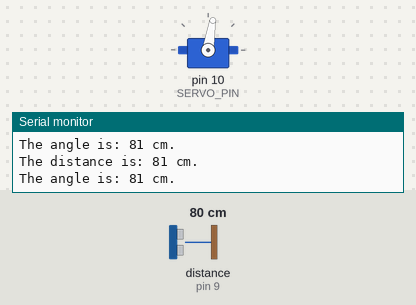
The sketch below on a simulated Arduino Uno, built with avr-gcc and run on an emulated ATmega328P. On the bench: servo, the last lines printed to the serial monitor. Inputs (shaded band) come from the test bench; at power-on: distance to the obstacle (sensor on pin 9) 80 cm. The echo pulse lasts 58.3 µs per cm.

Above: at 1.2 s.
1.3 s: distance to the obstacle (sensor on pin 9) set to 2 cm
At 2.0 s:
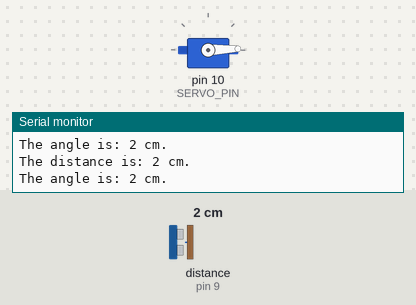
3.0 s: distance to the obstacle (sensor on pin 9) set to 35 cm
At 3.6 s:
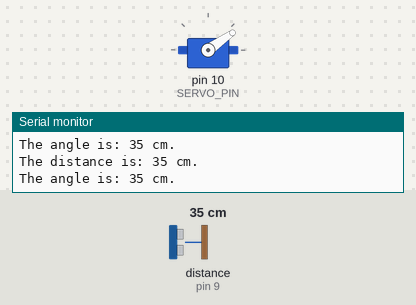
4.5 s: distance to the obstacle (sensor on pin 9) set to 60 cm
At 5.5 s:
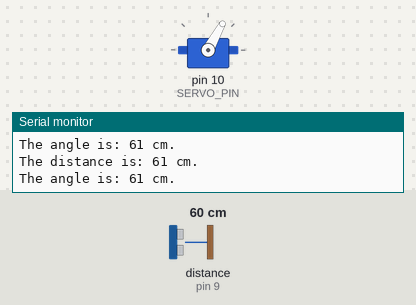
6.0 s: distance to the obstacle (sensor on pin 9) set to 120 cm
At 6.6 s:
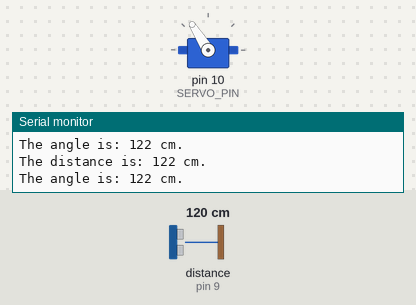
Timing chart, 0 to 8.6 s (numbered marks = the images above; inputs shaded):
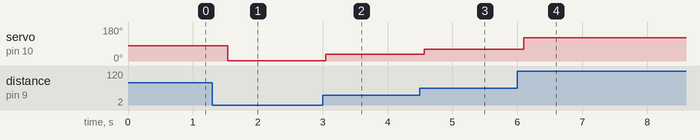

The sketch:

15th_project.ino
```cpp
#include <NewPing.h>
#include <Servo.h>

#define TRIGGER_PIN 8
#define ECHO_PIN 9
#define MAX_DISTANCE 180
#define SERVO_PIN 10

NewPing sonar(TRIGGER_PIN, ECHO_PIN, MAX_DISTANCE);//We declare the object sonar.
Servo myservo;

void setup()
{
  Serial.begin(9600);
  myservo.attach(SERVO_PIN);
}

void loop()
{
 int angle=sonar.ping_cm();//angle is the distance in cm.
 Serial.print("The distance is: ");
 Serial.print(angle);
 Serial.println(" cm.");
 Serial.print("The angle is: ");
 Serial.print(angle);
 Serial.println(" cm.");
 myservo.write(angle);
 delay(250);
}
```

Measured:
- after the input at 1.3 s, servo on pin 10 (SERVO_PIN): 81° → 2° after 0.24 s
- after the input at 3.0 s, servo on pin 10 (SERVO_PIN): 2° → 35° after 0.05 s
- after the input at 4.5 s, servo on pin 10 (SERVO_PIN): 35° → 61° after 0.07 s
- after the input at 6.0 s, servo on pin 10 (SERVO_PIN): 61° → 122° after 0.10 s
